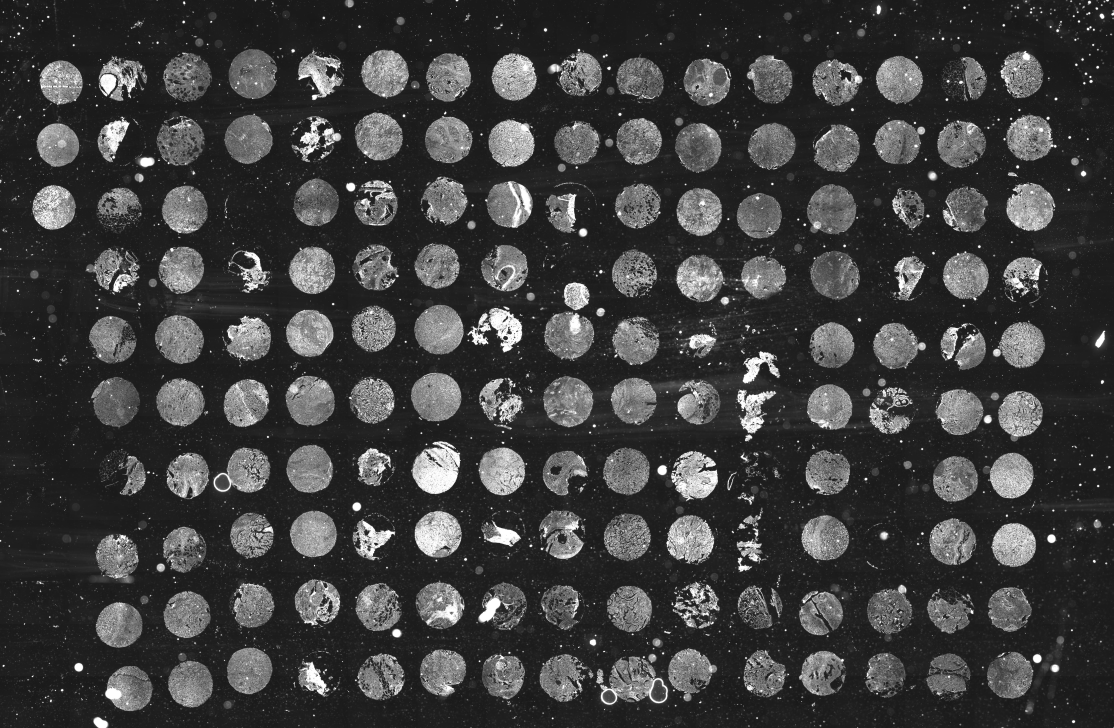
#> input picture images/TMA.jpg, 5568 x 3640 px (shown at 1/5 size)
$ jupyter execute ex_FindTissue.ipynb   (shell and % lines are left out)
#> lines starting #> are read from the running program, lines starting #| are printed output that depends on the picture; after the words box and inside, x2 and y2 are one past the last pixel; in counts of white or black regions, pixels touching at a corner belong together
[cell 1]
import numpy
from scipy import ndimage
from skimage.filters import threshold_otsu
from skimage import morphology
from matplotlib import pyplot as plt
from IPython import display

[cell 2]
file_path = 'images/TMA.jpg'

[cell 3]
im = ndimage.imread(file_path)
#> im is the input picture: shape (3640, 5568); min 0, max 255, mean 62.6
plt.imshow(im, cmap='gray', interpolation='nearest');
#> (this line was passed over: IPython is not available in this run)

[cell 4]
im_half = numpy.hsplit(im, 2)[0]
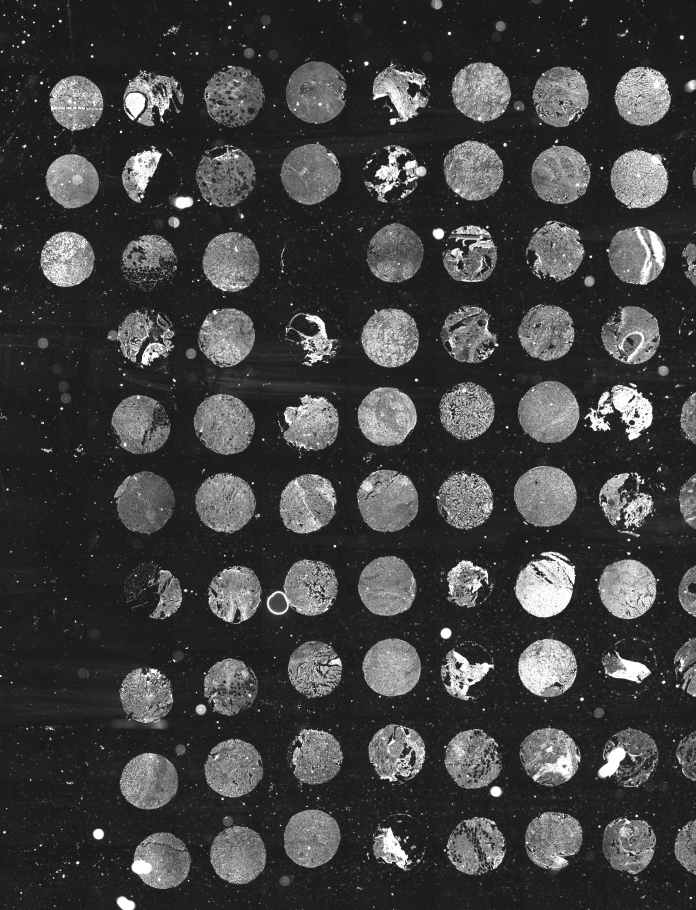
#> im_half: shape (3640, 2784) (shown at 1/4 size); min 0, max 255, mean 63.6
im_qrt = numpy.vsplit(im_half, 2)[0]
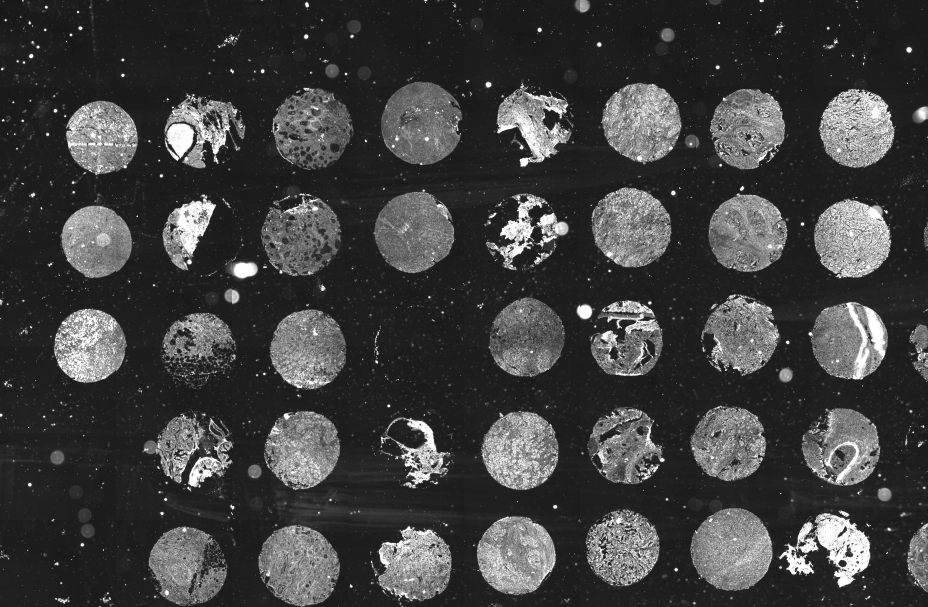
#> im_qrt: shape (1820, 2784) (shown at 1/3 size); min 0, max 255, mean 63.8
plt.imshow(im_qrt, cmap='gray', interpolation='nearest');
#> (this line was passed over: IPython is not available in this run)

[cell 5]
thresh = threshold_otsu(im_qrt)
#> thresh = 95
im_thres = im_qrt > thresh
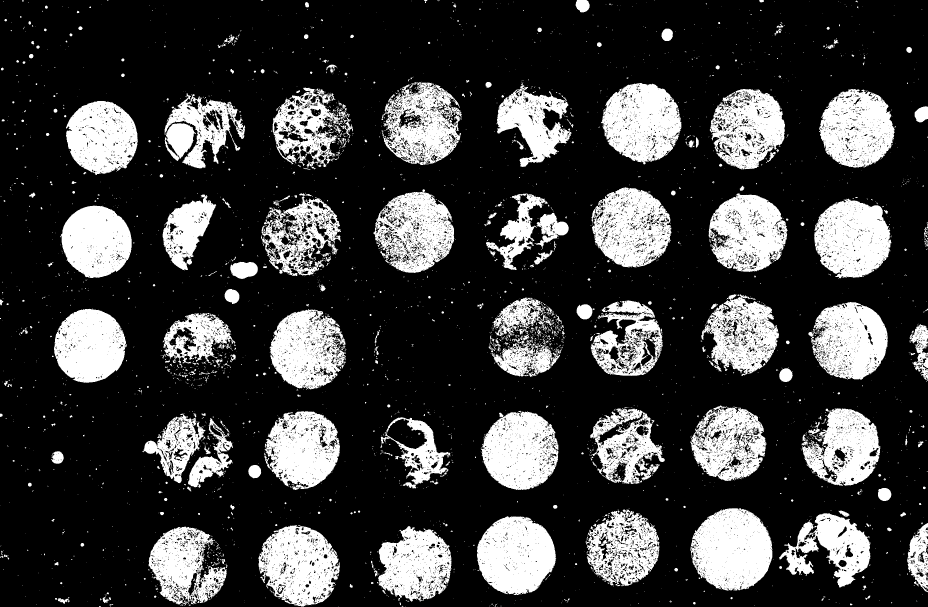
#> im_thres: shape (1820, 2784) bool (shown at 1/3 size); 24.1% white; 4090 white regions (3557 under 20 px), largest, box (x1, y1, x2, y2) and area: (2071, 1525, 2317, 1773) 45768, (1431, 1548, 1669, 1785) 42078, (1803, 249, 2045, 493) 41089
plt.imshow(im_thres, cmap='gray', interpolation='nearest');
#> (this line was passed over: IPython is not available in this run)

[cell 6]
im_clean = morphology.remove_small_objects(im_thres, 5000)
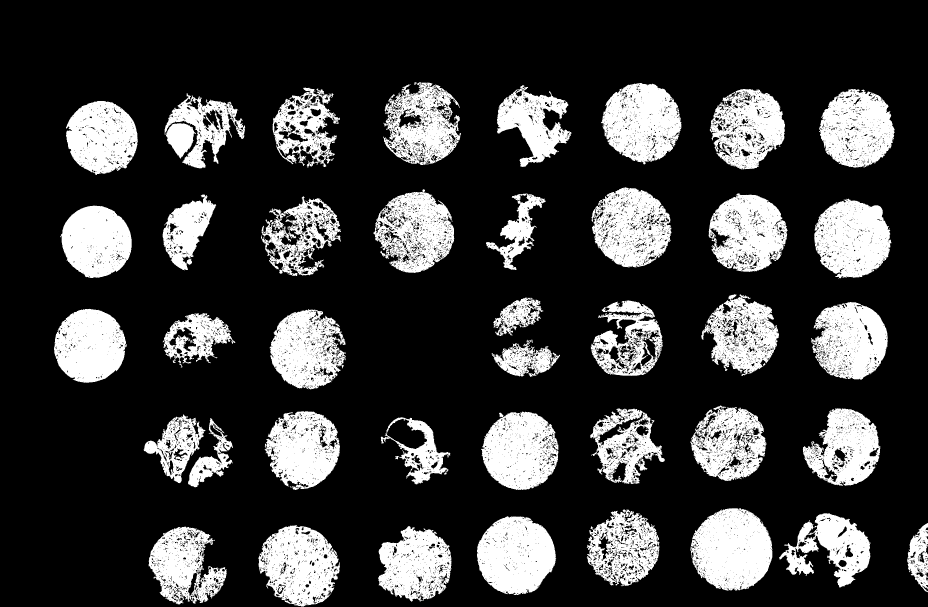
#> im_clean: shape (1820, 2784) bool (shown at 1/3 size); 22.6% white; 41 white regions, largest, box (x1, y1, x2, y2) and area: (2071, 1525, 2317, 1773) 45757, (1431, 1548, 1669, 1785) 42075, (1803, 249, 2044, 493) 41047
plt.imshow(im_clean, cmap='gray', interpolation='nearest');
#> (this line was passed over: IPython is not available in this run)

[cell 7]
im_dilate = ndimage.binary_dilation(im_clean, iterations=5)
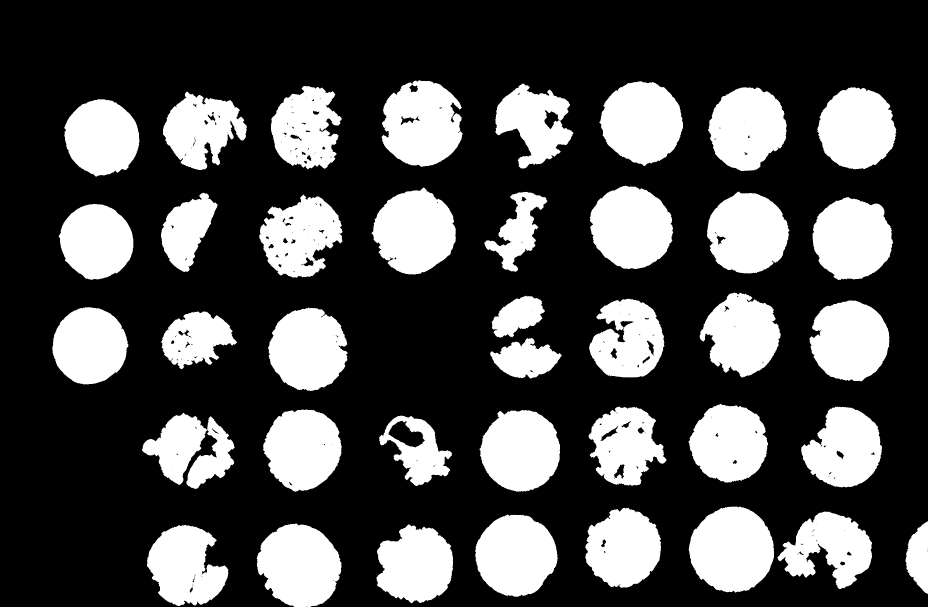
#> im_dilate: shape (1820, 2784) bool (shown at 1/3 size); 29.1% white; 39 white regions, largest, box (x1, y1, x2, y2) and area: (2066, 1520, 2322, 1778) 50711, (770, 1571, 1025, 1820) 47884, (1115, 563, 1368, 824) 47678
plt.imshow(im_dilate, cmap='gray', interpolation='nearest');
#> (this line was passed over: IPython is not available in this run)

[cell 8]
im_filled = ndimage.binary_fill_holes(im_dilate)
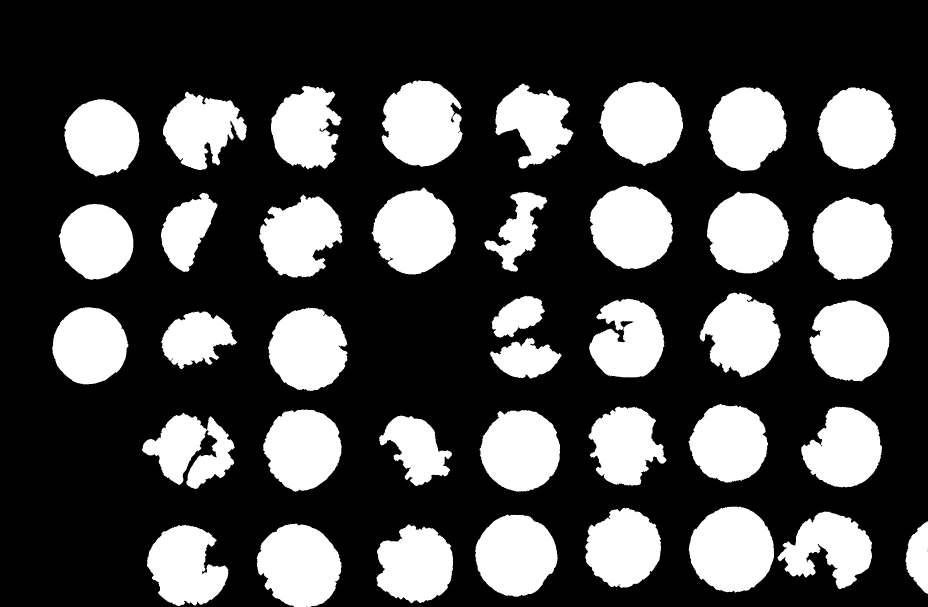
#> im_filled: shape (1820, 2784) bool (shown at 1/3 size); 29.4% white; 39 white regions, largest, box (x1, y1, x2, y2) and area: (2066, 1520, 2322, 1778) 50711, (1145, 241, 1388, 500) 48132, (770, 1571, 1025, 1820) 47890
plt.imshow(im_filled, cmap='gray', interpolation='nearest');
#> (this line was passed over: IPython is not available in this run)

[cell 9]
im_label, num = ndimage.label(im_filled)
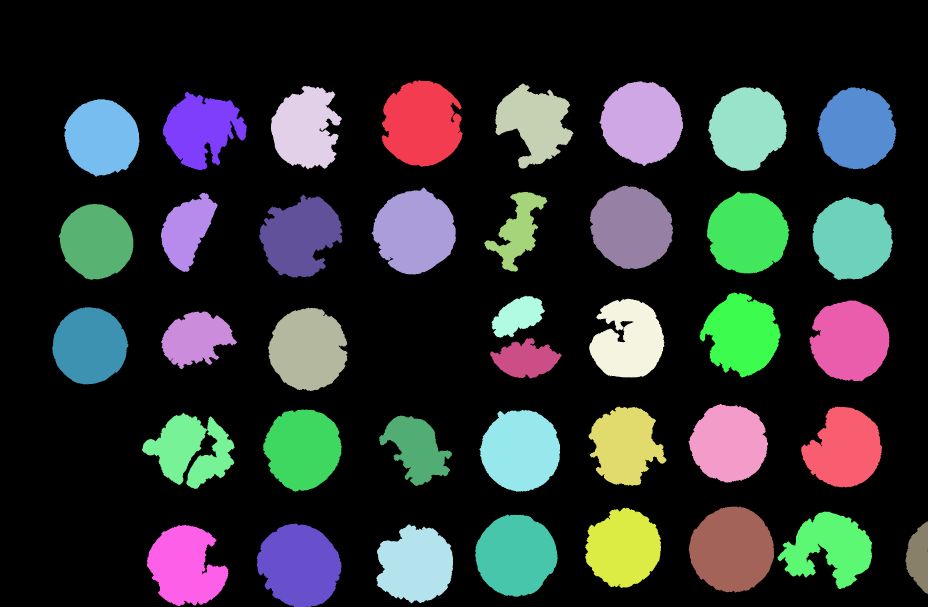
#> im_label: shape (1820, 2784) int32 (shown at 1/3 size); 40 distinct labels, from 0 to 39; one colour per label, 0 black
#> num = 39
plt.imshow(im_label);
#> (this line was passed over: IPython is not available in this run)
